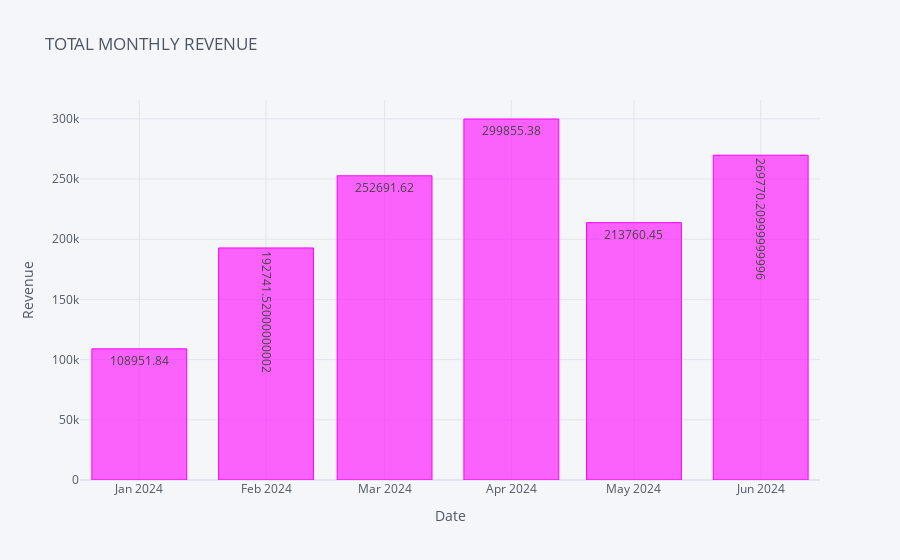

Notebook cell for this chart:
### Code cell
Monthly_Revenue = a.groupby(a['Date'].dt.to_period('M'))['Revenue'].sum().reset_index()
Monthly_Revenue
Monthly_Revenue.iplot(kind="bar",x="Date",y="Revenue",text="Revenue",color="magenta",
title = "TOTAL MONTHLY REVENUE",
yaxis_title= "Revenue", xaxis_title="Date")

### Figure 1 — Plotly figure (JSON) as saved in the notebook; plotly's stock layout.template omitted (floating-point values rounded to 4 significant figures)
{"data": [{"marker": {"color": "rgba(255, 0, 255, 0.6)", "line": {"color": "rgba(255, 0, 255, 1.0)", "width": 1}}, "name": "Revenue", "orientation": "v", "text": [109000.0, 192700.0, 252700.0, 299900.0, 213800.0, 269800.0], "type": "bar", "x": ["2024-01", "2024-02", "2024-03", "2024-04", "2024-05", "2024-06"], "y": [109000.0, 192700.0, 252700.0, 299900.0, 213800.0, 269800.0]}], "layout": {"autosize": true, "legend": {"bgcolor": "#F5F6F9", "font": {"color": "#4D5663"}}, "paper_bgcolor": "#F5F6F9", "plot_bgcolor": "#F5F6F9", "title": {"font": {"color": "#4D5663"}, "text": "TOTAL MONTHLY REVENUE"}, "xaxis": {"autorange": true, "gridcolor": "#E1E5ED", "range": ["2023-12-17 12:00", "2024-06-15 12:00"], "showgrid": true, "tickfont": {"color": "#4D5663"}, "title": {"font": {"color": "#4D5663"}, "text": "Date"}, "type": "date", "zerolinecolor": "#E1E5ED"}, "yaxis": {"autorange": true, "gridcolor": "#E1E5ED", "range": [0, 315600.0], "showgrid": true, "tickfont": {"color": "#4D5663"}, "title": {"font": {"color": "#4D5663"}, "text": "Revenue"}, "type": "linear", "zerolinecolor": "#E1E5ED"}}}
